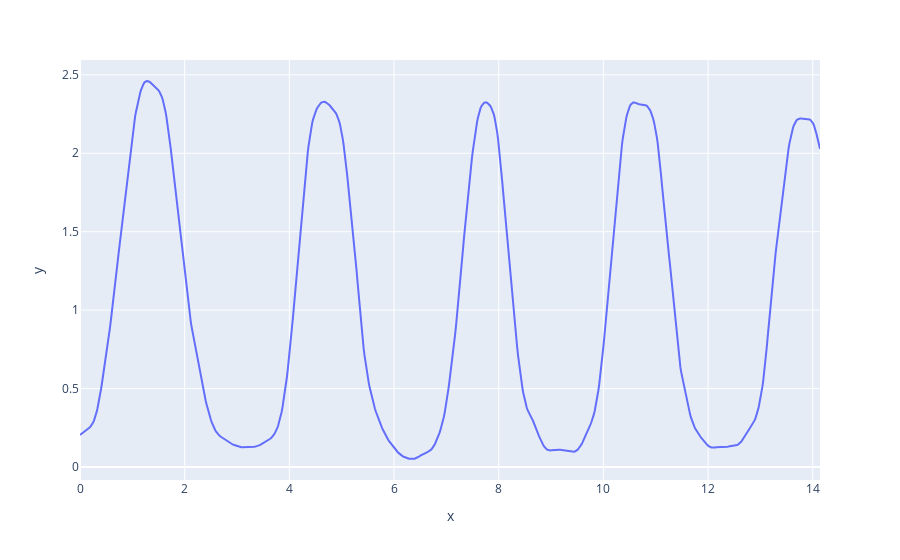

Notebook code for this chart:
### Markdown cell above
El momento de una fuerza es $\vec{M}=\vec{r}\times\vec{F}$, entonces $|\vec{M}|=|\vec{r}||\vec{F}|\sin\alpha$, donde $\alpha$ es el ángulo entre $\vec{r}$ y $\vec{F}$.
Obtenemos $\alpha$ a partir de $\theta$.

### Code cell
angle_forearm_g = np.pi - df['theta_wrist']

fig = px.line(x = df['time'], y = angle_forearm_g)
fig.show()

### Figure 1 — Plotly figure (JSON) as saved in the notebook; plotly's stock layout.template omitted (floating-point values rounded to 4 significant figures; data arrays with more than 128 entries replaced by an {"elided": "..."} marker saying what was removed)
{"data": [{"hovertemplate": "x=%{x}<br>y=%{y}<extra></extra>", "legendgroup": "", "line": {"color": "#636efa", "dash": "solid"}, "marker": {"symbol": "circle"}, "mode": "lines", "name": "", "orientation": "v", "showlegend": false, "type": "scatter", "x": {"elided": "849 float values"}, "xaxis": "x", "y": {"elided": "849 float values"}, "yaxis": "y"}], "layout": {"legend": {"tracegroupgap": 0}, "margin": {"t": 60}, "xaxis": {"anchor": "y", "domain": [0, 1], "title": {"text": "x"}}, "yaxis": {"anchor": "x", "domain": [0, 1], "title": {"text": "y"}}}}
